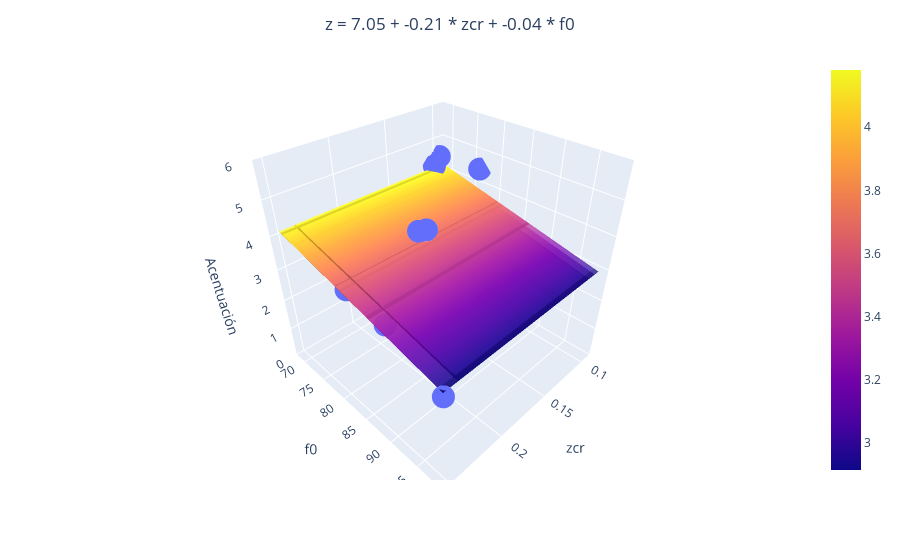

Notebook cell for this chart:
### Code cell
if len(dicc_model) == 2:
    import plotly.express as px
    import plotly.graph_objects as go

    # Seleccionamos solo las características seleccionadas en X
    X_selected = X[:, selected_features]

    # Entrenamos el modelo de regresión con las características seleccionadas
    regr_multivar = SVR(kernel='linear')
    regr_multivar.fit(X_selected, y)

    # Obtenemos las predicciones del modelo para las características seleccionadas
    y_pred = regr_multivar.predict(X_selected)

    # Crear la figura
    fig = px.scatter_3d(x=X_selected[:, 0], y=X_selected[:, 1], z=y)

    # Crear el plano de regresión
    xx, yy = np.meshgrid(X_selected[:, 0], X_selected[:, 1])
    zz = regr_multivar.intercept_ + np.dot(np.array([xx.ravel(), yy.ravel()]).T, regr_multivar.coef_.ravel()).reshape(xx.shape)
    fig.add_trace(go.Surface(x=xx, y=yy, z=zz, opacity=0.5))

    # Construir la cadena de texto para la ecuación del plano
    equation = f'z = {regr_multivar.intercept_[0].round(2)}'
    for i, (key, model) in enumerate(dicc_model.items()):
        equation += f' + {regr_multivar.coef_[0][i].round(2)} * {key.replace("_model", "")}'
    
    # Centrar el título
    fig.update_layout(title=dict(text=equation, x=0.5, xanchor='center'))

    # Etiquetas de los ejes y rango del eje z
    fig.update_layout(scene=dict(xaxis_title=list(dicc_model.keys())[0].replace("_model", ""), yaxis_title=list(dicc_model.keys())[1].replace("_model", ""), zaxis_title='Acentuación', zaxis=dict(range=[0, 6])))

    fig.write_html(os.path.join(PATH, TEST_FOLDER, REGGRESSION_FOLDER, NO_PARAMETRIC_FOLDER, ACENTUACION_FOLDER, MALE_FOLDER, 'regresion_acentuacion_multivariable_male.html'))

    fig.show()

### Figure 1 — Plotly figure (JSON) as saved in the notebook; plotly's stock layout.template omitted (floating-point values rounded to 4 significant figures)
{"data": [{"hovertemplate": "x=%{x}<br>y=%{y}<br>z=%{z}<extra></extra>", "legendgroup": "", "marker": {"color": "#636efa", "symbol": "circle"}, "mode": "markers", "name": "", "scene": "scene", "showlegend": false, "type": "scatter3d", "x": [0.09805, 0.2516, 0.2392, 0.1055, 0.1851, 0.1374, 0.2398, 0.1423, 0.1727, 0.09304], "y": [68.73, 98.47, 78.97, 69.05, 81.5, 71.77, 86.63, 69.13, 80.5, 76.49], "z": [4.469, 2.816, 3.184, 4.265, 4.184, 3.306, 3, 3.837, 3.959, 4.469]}, {"opacity": 0.5, "type": "surface", "x": [[0.09805, 0.2516, 0.2392, 0.1055, 0.1851, 0.1374, 0.2398, 0.1423, 0.1727, 0.09304], [0.09805, 0.2516, 0.2392, 0.1055, 0.1851, 0.1374, 0.2398, 0.1423, 0.1727, 0.09304], [0.09805, 0.2516, 0.2392, 0.1055, 0.1851, 0.1374, 0.2398, 0.1423, 0.1727, 0.09304], [0.09805, 0.2516, 0.2392, 0.1055, 0.1851, 0.1374, 0.2398, 0.1423, 0.1727, 0.09304], [0.09805, 0.2516, 0.2392, 0.1055, 0.1851, 0.1374, 0.2398, 0.1423, 0.1727, 0.09304], [0.09805, 0.2516, 0.2392, 0.1055, 0.1851, 0.1374, 0.2398, 0.1423, 0.1727, 0.09304], [0.09805, 0.2516, 0.2392, 0.1055, 0.1851, 0.1374, 0.2398, 0.1423, 0.1727, 0.09304], [0.09805, 0.2516, 0.2392, 0.1055, 0.1851, 0.1374, 0.2398, 0.1423, 0.1727, 0.09304], [0.09805, 0.2516, 0.2392, 0.1055, 0.1851, 0.1374, 0.2398, 0.1423, 0.1727, 0.09304], [0.09805, 0.2516, 0.2392, 0.1055, 0.1851, 0.1374, 0.2398, 0.1423, 0.1727, 0.09304]], "y": [[68.73, 68.73, 68.73, 68.73, 68.73, 68.73, 68.73, 68.73, 68.73, 68.73], [98.47, 98.47, 98.47, 98.47, 98.47, 98.47, 98.47, 98.47, 98.47, 98.47], [78.97, 78.97, 78.97, 78.97, 78.97, 78.97, 78.97, 78.97, 78.97, 78.97], [69.05, 69.05, 69.05, 69.05, 69.05, 69.05, 69.05, 69.05, 69.05, 69.05], [81.5, 81.5, 81.5, 81.5, 81.5, 81.5, 81.5, 81.5, 81.5, 81.5], [71.77, 71.77, 71.77, 71.77, 71.77, 71.77, 71.77, 71.77, 71.77, 71.77], [86.63, 86.63, 86.63, 86.63, 86.63, 86.63, 86.63, 86.63, 86.63, 86.63], [69.13, 69.13, 69.13, 69.13, 69.13, 69.13, 69.13, 69.13, 69.13, 69.13], [80.5, 80.5, 80.5, 80.5, 80.5, 80.5, 80.5, 80.5, 80.5, 80.5], [76.49, 76.49, 76.49, 76.49, 76.49, 76.49, 76.49, 76.49, 76.49, 76.49]], "z": [[4.18, 4.147, 4.15, 4.178, 4.161, 4.172, 4.15, 4.171, 4.164, 4.181], [2.948, 2.915, 2.918, 2.947, 2.93, 2.94, 2.918, 2.939, 2.932, 2.949], [3.756, 3.723, 3.726, 3.754, 3.737, 3.747, 3.726, 3.746, 3.74, 3.757], [4.167, 4.134, 4.137, 4.165, 4.148, 4.158, 4.137, 4.157, 4.151, 4.168], [3.651, 3.618, 3.621, 3.649, 3.632, 3.643, 3.621, 3.642, 3.635, 3.652], [4.054, 4.021, 4.024, 4.052, 4.035, 4.046, 4.024, 4.044, 4.038, 4.055], [3.439, 3.406, 3.409, 3.437, 3.42, 3.43, 3.408, 3.429, 3.423, 3.44], [4.163, 4.13, 4.133, 4.162, 4.145, 4.155, 4.133, 4.154, 4.147, 4.164], [3.692, 3.66, 3.662, 3.691, 3.674, 3.684, 3.662, 3.683, 3.677, 3.694], [3.858, 3.826, 3.828, 3.857, 3.84, 3.85, 3.828, 3.849, 3.842, 3.859]]}], "layout": {"legend": {"tracegroupgap": 0}, "margin": {"t": 60}, "scene": {"domain": {"x": [0, 1], "y": [0, 1]}, "xaxis": {"title": {"text": "zcr"}}, "yaxis": {"title": {"text": "f0"}}, "zaxis": {"range": [0, 6], "title": {"text": "Acentuación"}}}, "title": {"text": "z = 7.05 + -0.21 * zcr + -0.04 * f0", "x": 0.5, "xanchor": "center"}}}
